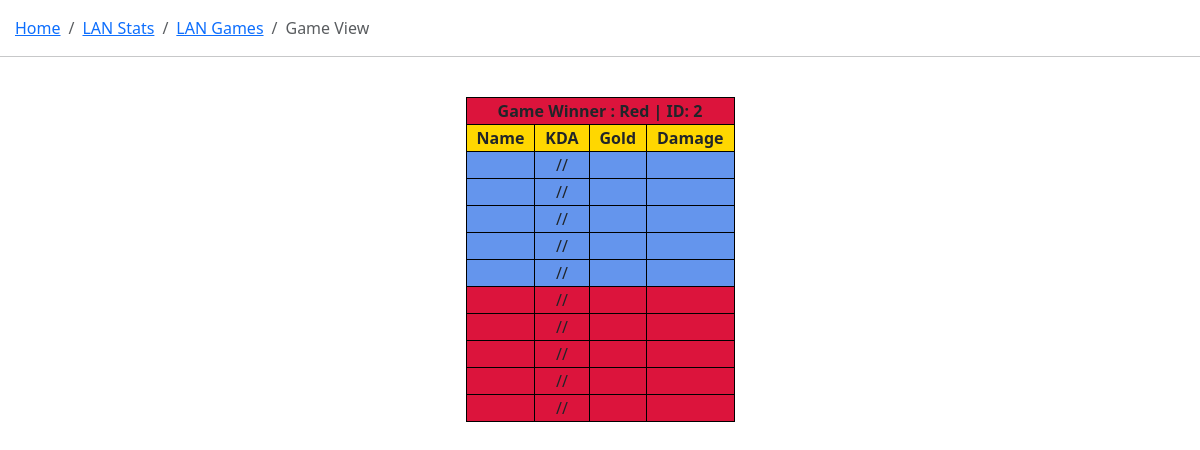
The page /stats/stats_home/game/2 on the database as committed earlier.
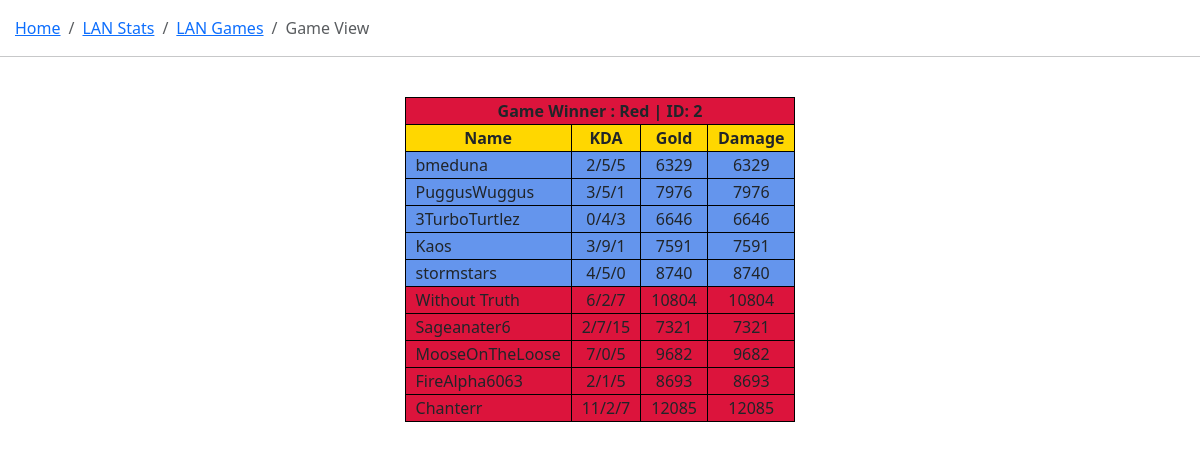
The same page on the database as committed later.
### statsviewer/models.py (models this page shows, shortened)
class PlayerInstance(models.Model):
    instanceid = models.BigAutoField(primary_key=True)
    game = models.ForeignKey('Game', on_delete=models.RESTRICT)
    playerlocation = models.IntegerField(null=False, validators=[MaxValueValidator(9), MinValueValidator(0)])
    ROLE_FIELDS = (
        ('t', 'TOP'),
        ('j', 'JUNGLE'),
        ('m', 'MID'),
        ('a', 'ADC'),
        ('s', 'SUP'),
    )
    role = models.CharField(max_length=1, choices=ROLE_FIELDS, help_text='What role did they play')
    kills = models.IntegerField()
    deaths = models.IntegerField()
    assists = models.IntegerField()
    gold = models.IntegerField()
    damage = models.IntegerField()
    ign = models.CharField(max_length=30)
    player = models.ForeignKey('Player', on_delete=models.RESTRICT)

class Player(models.Model):
    class Meta:
        unique_together = (('playerid','name'),)
    playerid = models.BigAutoField(primary_key=True)
    name = models.CharField(max_length=60)
    def __str__(self):
        return self.name

### statsviewer/views.py (the view)
# urls.py: path('stats_home/game/<int:pk>', views.gameDetailView.as_view(), name = 'game-detail'),
class gameDetailView(generic.DetailView):
    model = Game
    def get_context_data(self, **kwargs):
        context = super().get_context_data(**kwargs)
        game = self.object
        dataList = [game]
        playerInstances = PlayerInstance.objects.filter(game = game.pk)
        for p in playerInstances:
            dataList.append(p)
        context = {'list' : dataList}
        return context

### statsviewer/models.py (called while the page is built)
    def __str__(self):
        if self.winner == True:
            return "Blue | ID: " + str(self.gameid)
        return "Red | ID: " + str(self.gameid)

    def get_absolute_url(self):
        return reverse("game-detail", args=[str(self.gameid)])

### statsviewer/templates/statsviewer/game_detail.html (shortened to what this page needs)
{% extends "stats_generic.html" %}
{% block content %}
<nav style="margin-left: 15px;" aria-label="breadcrumb">
    <ol class="breadcrumb">
      <li class="breadcrumb-item"><a href="{% url 'go-home' %}">Home</a></li>
      <li class="breadcrumb-item"><a href="{% url 'stats-home' %}">LAN Stats</a></li>
      <li class="breadcrumb-item"><a href="{% url 'game-list' %}">LAN Games</a></li>
      <li class="breadcrumb-item active" aria-current="page">Game View</li>
    </ol>
</nav>
<hr>
{% if list %}
<table>
    <tr>
        <th class="free center {% if list.0.winner == True %} blue_team {% else %} red_team {% endif %}" colspan="4"><a class="nav-link" href="{{ list.0.get_absolute_url }}"> Game Winner : {{list.0}} </a></th>
    </tr>
        <tr class="center" style="background-color: gold;"><th>Name</th><th>KDA</th><th>Gold</th><th>Damage</th></tr>
        <tr class="blue_team"><td>{{list.1.player}}</td><td class="center">{{list.1.kills}}/{{list.1.deaths}}/{{list.1.assists}}</td><td class="center">{{list.1.gold}}</td><td class="center">{{list.1.damage}}</td></tr>
        <tr class="blue_team"><td>{{list.2.player}}</td><td class="center">{{list.2.kills}}/{{list.2.deaths}}/{{list.2.assists}}</td><td class="center">{{list.2.gold}}</td><td class="center">{{list.2.damage}}</td></tr>
        <tr class="blue_team"><td>{{list.3.player}}</td><td class="center">{{list.3.kills}}/{{list.3.deaths}}/{{list.3.assists}}</td><td class="center">{{list.3.gold}}</td><td class="center">{{list.3.damage}}</td></tr>
        <tr class="blue_team"><td>{{list.4.player}}</td><td class="center">{{list.4.kills}}/{{list.4.deaths}}/{{list.4.assists}}</td><td class="center">{{list.4.gold}}</td><td class="center">{{list.4.damage}}</td></tr>
        <tr class="blue_team"><td>{{list.5.player}}</td><td class="center">{{list.5.kills}}/{{list.5.deaths}}/{{list.5.assists}}</td><td class="center">{{list.5.gold}}</td><td class="center">{{list.5.damage}}</td></tr>
        <tr class="red_team"><td>{{list.6.player}}</td><td class="center">{{list.6.kills}}/{{list.6.deaths}}/{{list.6.assists}}</td><td class="center">{{list.6.gold}}</td><td class="center">{{list.6.damage}}</td></tr>
        <tr class="red_team"><td>{{list.7.player}}</td><td class="center">{{list.7.kills}}/{{list.7.deaths}}/{{list.7.assists}}</td><td class="center">{{list.7.gold}}</td><td class="center">{{list.7.damage}}</td></tr>
        <tr class="red_team"><td>{{list.8.player}}</td><td class="center">{{list.8.kills}}/{{list.8.deaths}}/{{list.8.assists}}</td><td class="center">{{list.8.gold}}</td><td class="center">{{list.8.damage}}</td></tr>
        <tr class="red_team"><td>{{list.9.player}}</td><td class="center">{{list.9.kills}}/{{list.9.deaths}}/{{list.9.assists}}</td><td class="center">{{list.9.gold}}</td><td class="center">{{list.9.damage}}</td></tr>
        <tr class="red_team"><td>{{list.10.player}}</td><td class="center">{{list.10.kills}}/{{list.10.deaths}}/{{list.10.assists}}</td><td class="center">{{list.10.gold}}</td><td class="center">{{list.10.damage}}</td></tr>
    </table>
{% else %}
<p>No game found.</p>
{% endif %}
{% endblock %}

Rows that differ between the two databases and show on the page:
added PlayerInstance: player.name "bmeduna", kills "2", deaths "5", assists "5", gold "6329", damage "6329"
added PlayerInstance: player.name "PuggusWuggus", kills "3", deaths "5", assists "1", gold "7976", damage "7976"
added PlayerInstance: player.name "3TurboTurtlez", kills "0", deaths "4", assists "3", gold "6646", damage "6646"
added PlayerInstance: player.name "Kaos", kills "3", deaths "9", assists "1", gold "7591", damage "7591"
added PlayerInstance: player.name "stormstars", kills "4", deaths "5", assists "0", gold "8740", damage "8740"
added PlayerInstance: player.name "Without Truth", kills "6", deaths "2", assists "7", gold "10804", damage "10804"
added PlayerInstance: player.name "Sageanater6", kills "2", deaths "7", assists "15", gold "7321", damage "7321"
added PlayerInstance: player.name "MooseOnTheLoose", kills "7", deaths "0", assists "5", gold "9682", damage "9682"
added PlayerInstance: player.name "FireAlpha6063", kills "2", deaths "1", assists "5", gold "8693", damage "8693"
added PlayerInstance: player.name "Chanterr", kills "11", deaths "2", assists "7", gold "12085", damage "12085"
